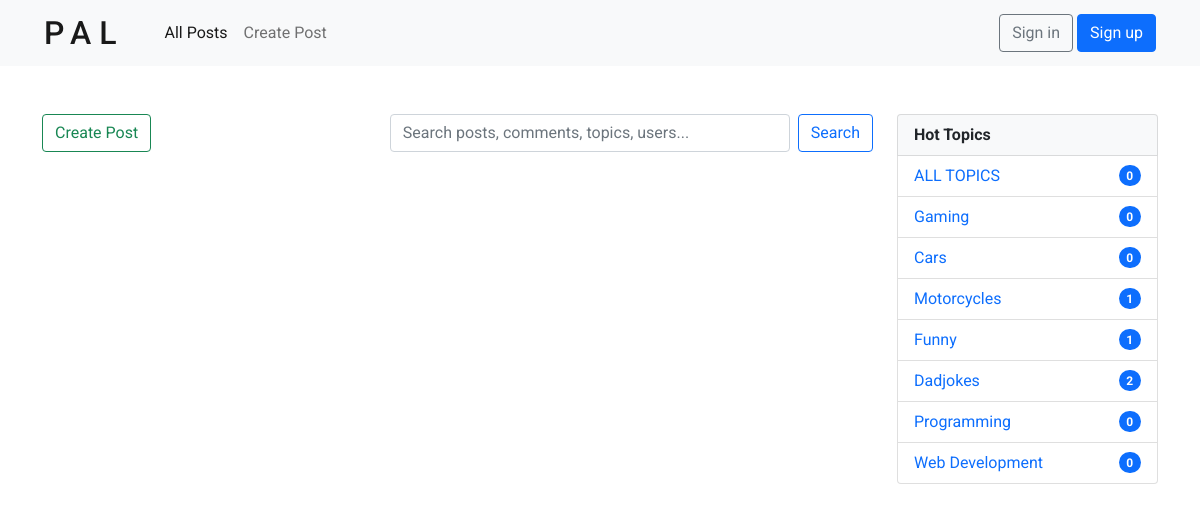
Page /?q=Gaming on the committed database.
### posts/models.py (models this page shows, shortened)
class Topic(models.Model):
    name = models.CharField(max_length=50)

### posts/views.py (the view)
# urls.py: path('', views.index, name='index'),
def index(request):
    if request.GET.get('q') == None:
        query = ''
    else:
        query = request.GET.get('q')
    topics = Topic.objects.all()
    posts = Post.objects.filter(
        Q(topic__name__icontains=query) |
        Q(name__icontains=query) |
        Q(description__icontains=query) |
        Q(comment__body__icontains=query) |
        Q(user__username__icontains=query)
    ).order_by('-created')
    posts_count = posts.count()
    context = {
        'posts': posts,
        'topics': topics,
        'posts_count': posts_count,
    }
    return render(request, 'posts/home.html', context)

### posts/templates/posts/home.html
{% extends 'main.html' %}
{% block content %}
<div class="row justify-content-md-center mt-5 mb-5">
    <div class="col-9">
        {% include 'posts/posts_component.html' %}
    </div>
    <div class="col-3">
        {% include 'posts/topics_component.html' %}
    </div>
</div>
{% endblock content %}

### posts/templates/posts/topics_component.html
<ul class="list-group">
    <li class="list-group-item bg-light">
        <b>Hot Topics</b>
    </li>
    <li class="list-group-item d-flex justify-content-between align-items-center">
        <a href="{% url 'posts:index' %}">ALL TOPICS</a>
        <span class="badge bg-primary rounded-pill">{{ posts_count }}</span>
    </li>
    {% for topic in topics %}
        <li class="list-group-item d-flex justify-content-between align-items-center">
            <a href="{% url 'posts:index' %}?q={{ topic.name }}">{{ topic.name }}</a>
            <span class="badge bg-primary rounded-pill">{{ topic.post_set.all.count }}</span>
        </li>
    {% endfor %}
</ul>

### static/styles/base.css (style rules this page uses)
*, *::before, *::after { margin: 0; padding: 0; box-sizing: border-box; }
body { font-family: 'Roboto', sans-serif; }
a { text-decoration: none; }

### rows in the picture
Topic: name "Gaming", post_set.all.count "0"
Topic: name "Cars", post_set.all.count "0"
Topic: name "Motorcycles", post_set.all.count "1"
Topic: name "Funny", post_set.all.count "1"
Topic: name "Dadjokes", post_set.all.count "2"
Topic: name "Programming", post_set.all.count "0"
Topic: name "Web Development", post_set.all.count "0"

### other values in the picture
{{ posts_count }} "0"
